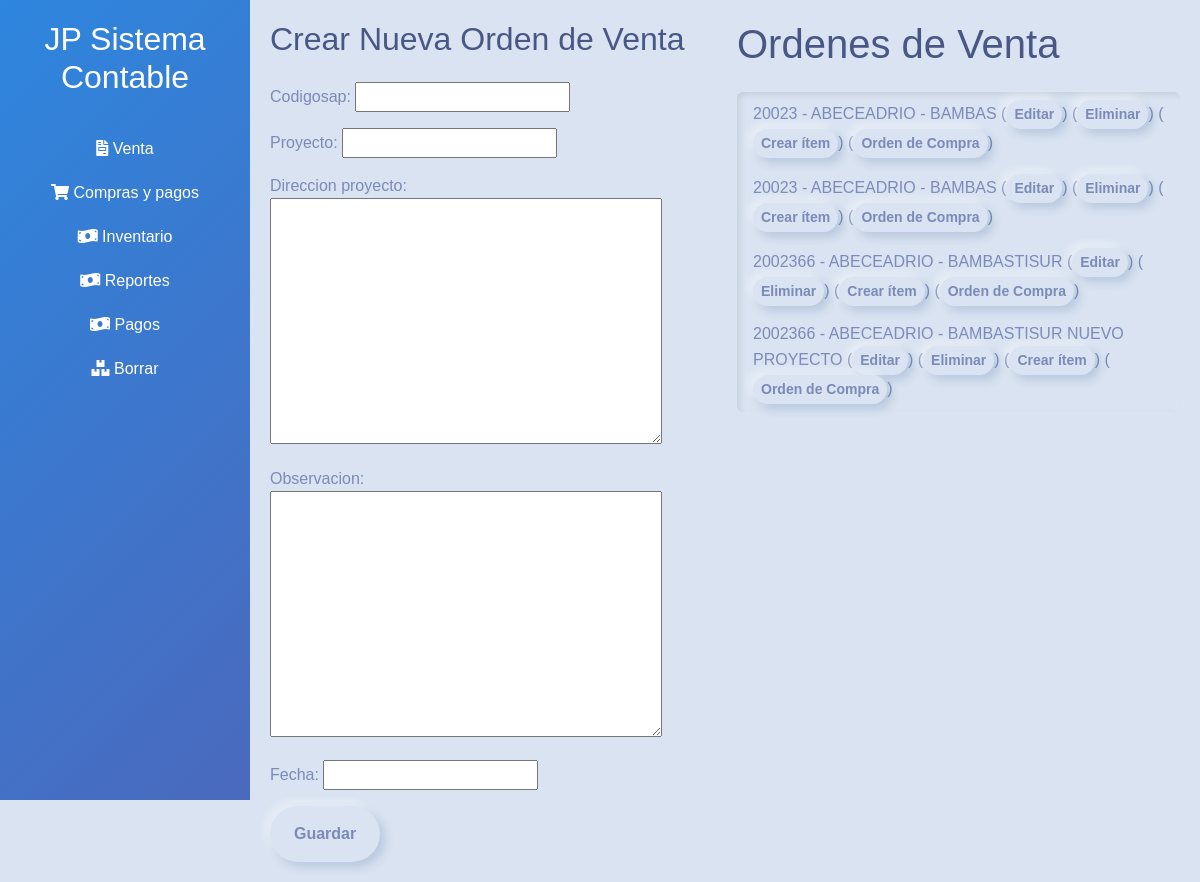
The page /ordenventa/ on the database as committed earlier.
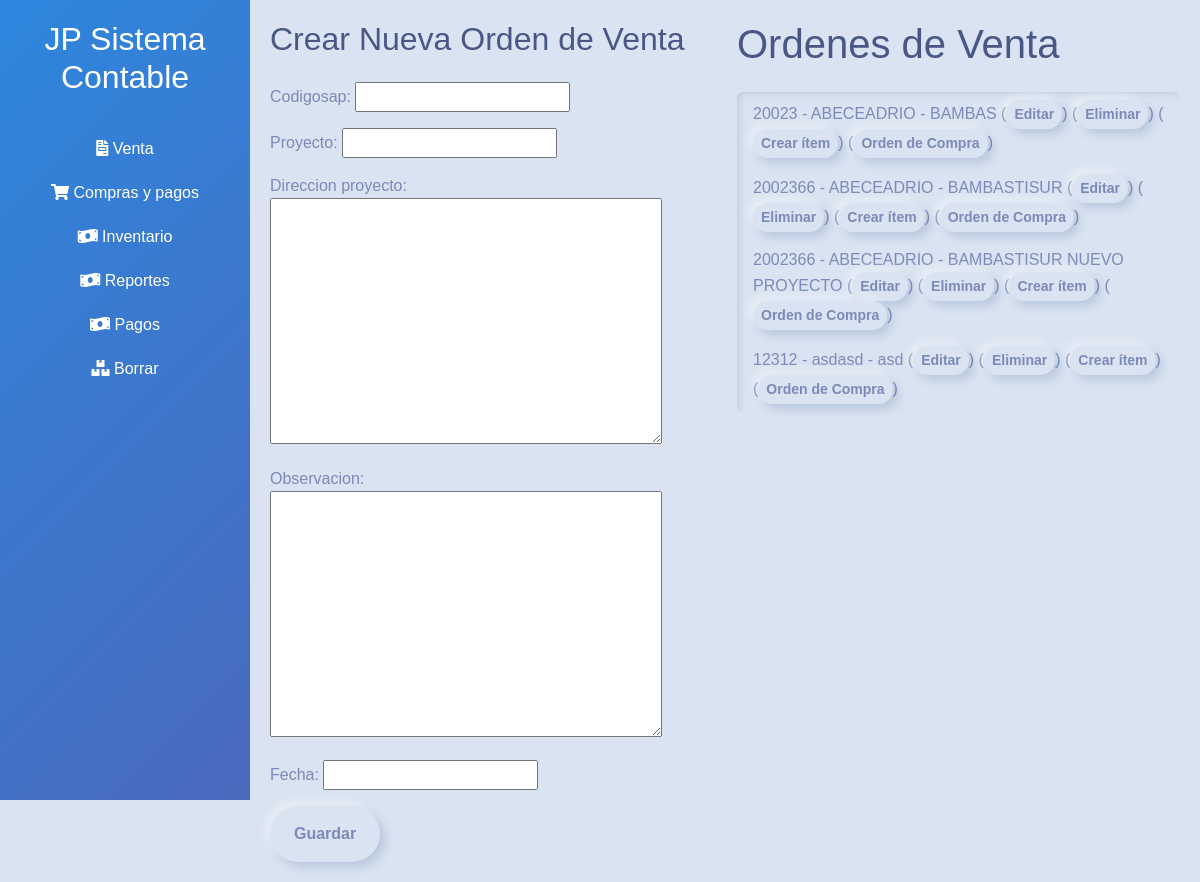
The same page on the database as committed later.
### ordenventa/models.py (models this page shows, shortened)
class OrdenVenta(models.Model):
    codigosap = models.CharField(max_length=50)
    proyecto = models.CharField(max_length=255)
    direccion_proyecto = models.TextField()
    observacion = models.TextField()
    fecha = models.DateField()

### ordenventa/views.py (the view, shortened to what this page needs)
# urls.py: path("", OrdenVentaCRUDView.as_view(), name="ordenventa-crud"),
class OrdenVentaCRUDView(View):
    template_name = "ordenventa_crud.html"
    def get(self, request, *args, **kwargs):
        action = request.GET.get("action", None)
        if action == "edit":
            orden_venta_id = request.GET.get("edit", None)
            if orden_venta_id:
                orden_venta = get_object_or_404(OrdenVenta, pk=orden_venta_id)
                form = OrdenVentaForm(instance=orden_venta)
            else:
                form = OrdenVentaForm()
        elif action == "delete":
            orden_venta_id = request.GET.get("delete", None)
            if orden_venta_id:
                orden_venta = get_object_or_404(OrdenVenta, pk=orden_venta_id)
                orden_venta.delete()
                return HttpResponseRedirect(reverse_lazy("ordenventa-crud"))
        else:
            form = OrdenVentaForm()
        ordenes_venta = OrdenVenta.objects.all()
        return render(
            request, self.template_name, {"ordenes_venta": ordenes_venta, "form": form}
        )

### ordenventa/forms.py
class OrdenVentaForm(forms.ModelForm):
    class Meta:
        model = OrdenVenta
        fields = ["codigosap", "proyecto", "direccion_proyecto", "observacion", "fecha"]

### ordenventa/templates/ordenventa_crud.html (shortened to what this page needs)
{% extends 'base.html' %}
{% block content %}
    <div class="row">
        <div class="col-md-6">
            <h2>Crear Nueva Orden de Venta</h2>
            <form method="post" action="{% url 'ordenventa-crud' %}" class="mt-4">
                {{ form.as_p }}
                <button type="submit" class="btn btn-primary">Guardar</button>
            </form>
        </div>
        <div class="col-md-6">
            <h1>Ordenes de Venta</h1>
            <ul class="list-group mt-4">
                {% for orden_venta in ordenes_venta %}
                    <li class="list-group-item">
                        {{ orden_venta.codigosap }} - {{ orden_venta.observacion }} - {{ orden_venta.proyecto }}
                        (<a href="{% url 'ordenventa-crud' %}?action=edit&edit={{ orden_venta.id }}" class="btn btn-warning btn-sm">Editar</a>)
                        (<a href="{% url 'ordenventa-crud' %}?action=delete&delete={{ orden_venta.id }}" class="btn btn-danger btn-sm">Eliminar</a>)
                        (<a href="{% url 'procesar_orden_venta_excel' ordenventa_id=orden_venta.id %}" class="btn btn-success btn-sm">Crear ítem</a>)
                        (<a href="{% url 'ver_items_orden_venta' ordenventa_id=orden_venta.id %}" class="btn btn-info btn-sm">Orden de Compra</a>)
                    </li>
                {% endfor %}
            </ul>
        </div>
    </div>
{% endblock %}

Rows that differ between the two databases and show on the page:
removed OrdenVenta: codigosap "20023", observacion "ABECEADRIO", proyecto "BAMBAS"
added OrdenVenta: codigosap "12312", observacion "asdasd", proyecto "asd"
